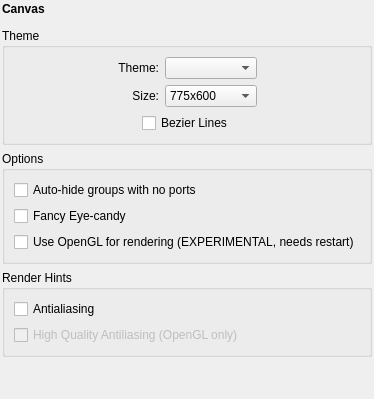
       <widget class="QWidget" name="page_canvas">
        <layout class="QVBoxLayout" name="verticalLayout_8">
         <property name="margin">
          <number>2</number>
         </property>
         <item>
          <layout class="QHBoxLayout" name="horizontalLayout_10">
           <item>
            <widget class="QLabel" name="label_9">
             <property name="text">
              <string>&lt;b&gt;Canvas&lt;/b&gt;</string>
             </property>
             <property name="alignment">
              <set>Qt::AlignLeading|Qt::AlignLeft|Qt::AlignTop</set>
             </property>
            </widget>
           </item>
           <item>
            <spacer name="horizontalSpacer_5">
             <property name="orientation">
              <enum>Qt::Horizontal</enum>
             </property>
             <property name="sizeHint" stdset="0">
              <size>
               <width>40</width>
               <height>20</height>
              </size>
             </property>
            </spacer>
           </item>
           <item>
            <widget class="QLabel" name="label_10">
             <property name="text">
              <string notr="true"/>
             </property>
             <property name="pixmap">
              <pixmap resource="../resources.qrc">:/48x48/canvas.png</pixmap>
             </property>
             <property name="alignment">
              <set>Qt::AlignHCenter|Qt::AlignTop</set>
             </property>
            </widget>
           </item>
          </layout>
         </item>
         <item>
          <widget class="QGroupBox" name="group_canvas_theme">
           <property name="title">
            <string>Theme</string>
           </property>
           <layout class="QGridLayout" name="gridLayout_2">
            <item row="0" column="4">
             <spacer name="horizontalSpacer_6">
              <property name="orientation">
               <enum>Qt::Horizontal</enum>
              </property>
              <property name="sizeHint" stdset="0">
               <size>
                <width>40</width>
                <height>20</height>
               </size>
              </property>
             </spacer>
            </item>
            <item row="2" column="0" colspan="2">
             <spacer name="horizontalSpacer_8">
              <property name="orientation">
               <enum>Qt::Horizontal</enum>
              </property>
              <property name="sizeHint" stdset="0">
               <size>
                <width>80</width>
                <height>20</height>
               </size>
              </property>
             </spacer>
            </item>
            <item row="2" column="2" colspan="3">
             <widget class="QCheckBox" name="cb_canvas_bezier_lines">
              <property name="text">
               <string>Bezier Lines</string>
              </property>
             </widget>
            </item>
            <item row="0" column="3">
             <widget class="QComboBox" name="cb_canvas_theme"/>
            </item>
            <item row="0" column="1" colspan="2">
             <widget class="QLabel" name="label_canvas_theme">
              <property name="text">
               <string>Theme:</string>
              </property>
              <property name="alignment">
               <set>Qt::AlignRight|Qt::AlignTrailing|Qt::AlignVCenter</set>
              </property>
             </widget>
            </item>
            <item row="0" column="0">
             <spacer name="horizontalSpacer_7">
              <property name="orientation">
               <enum>Qt::Horizontal</enum>
              </property>
              <property name="sizeHint" stdset="0">
               <size>
                <width>40</width>
                <height>20</height>
               </size>
              </property>
             </spacer>
            </item>
            <item row="1" column="0">
             <spacer name="horizontalSpacer_15">
              <property name="orientation">
               <enum>Qt::Horizontal</enum>
              </property>
              <property name="sizeHint" stdset="0">
               <size>
                <width>40</width>
                <height>20</height>
               </size>
              </property>
             </spacer>
            </item>
            <item row="1" column="1" colspan="2">
             <widget class="QLabel" name="label_canvas_size">
              <property name="text">
               <string>Size:</string>
              </property>
              <property name="alignment">
               <set>Qt::AlignRight|Qt::AlignTrailing|Qt::AlignVCenter</set>
              </property>
             </widget>
            </item>
            <item row="1" column="3">
             <widget class="QComboBox" name="cb_canvas_size">
              <item>
               <property name="text">
                <string>775x600</string>
               </property>
              </item>
              <item>
               <property name="text">
                <string>1550x1200</string>
               </property>
              </item>
              <item>
               <property name="text">
                <string>3100x2400</string>
               </property>
              </item>
              <item>
               <property name="text">
                <string>4650x3600</string>
               </property>
              </item>
              <item>
               <property name="text">
                <string>6200x4800</string>
               </property>
              </item>
             </widget>
            </item>
            <item row="1" column="4">
             <spacer name="horizontalSpacer_16">
              <property name="orientation">
               <enum>Qt::Horizontal</enum>
              </property>
              <property name="sizeHint" stdset="0">
               <size>
                <width>40</width>
                <height>20</height>
               </size>
              </property>
             </spacer>
            </item>
           </layout>
          </widget>
         </item>
         <item>
          <widget class="QGroupBox" name="group_canvas_options">
           <property name="title">
            <string>Options</string>
           </property>
           <layout class="QVBoxLayout" name="verticalLayout_7">
            <item>
             <widget class="QCheckBox" name="cb_canvas_hide_groups">
              <property name="text">
               <string>Auto-hide groups with no ports</string>
              </property>
             </widget>
            </item>
            <item>
             <widget class="QCheckBox" name="cb_canvas_eyecandy">
              <property name="text">
               <string>Fancy Eye-candy</string>
              </property>
              <property name="tristate">
               <bool>true</bool>
              </property>
             </widget>
            </item>
            <item>
             <widget class="QCheckBox" name="cb_canvas_use_opengl">
              <property name="text">
               <string>Use OpenGL for rendering (EXPERIMENTAL, needs restart)</string>
              </property>
             </widget>
            </item>
           </layout>
          </widget>
         </item>
         <item>
          <widget class="QGroupBox" name="group_canvas_render">
           <property name="title">
            <string>Render Hints</string>
           </property>
           <layout class="QVBoxLayout" name="verticalLayout_9">
            <item>
             <widget class="QCheckBox" name="cb_canvas_render_aa">
              <property name="text">
               <string>Antialiasing</string>
              </property>
              <property name="tristate">
               <bool>true</bool>
              </property>
             </widget>
            </item>
            <item>
             <widget class="QCheckBox" name="cb_canvas_render_hq_aa">
              <property name="enabled">
               <bool>false</bool>
              </property>
              <property name="text">
               <string>High Quality Antiliasing (OpenGL only)</string>
              </property>
             </widget>
            </item>
           </layout>
          </widget>
         </item>
         <item>
          <spacer name="verticalSpacer_3">
           <property name="orientation">
            <enum>Qt::Vertical</enum>
           </property>
           <property name="sizeHint" stdset="0">
            <size>
             <width>20</width>
             <height>40</height>
            </size>
           </property>
          </spacer>
         </item>
        </layout>
       </widget>
